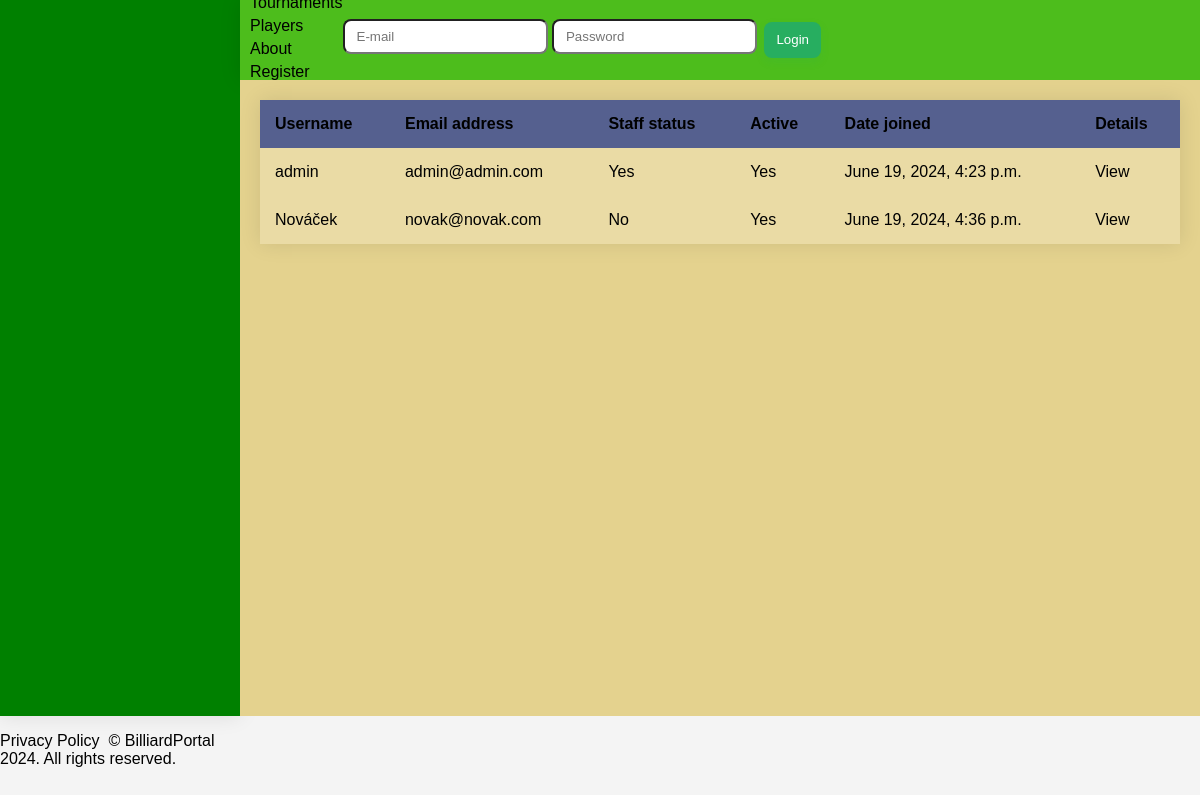
Page /player/ on the earlier database version.
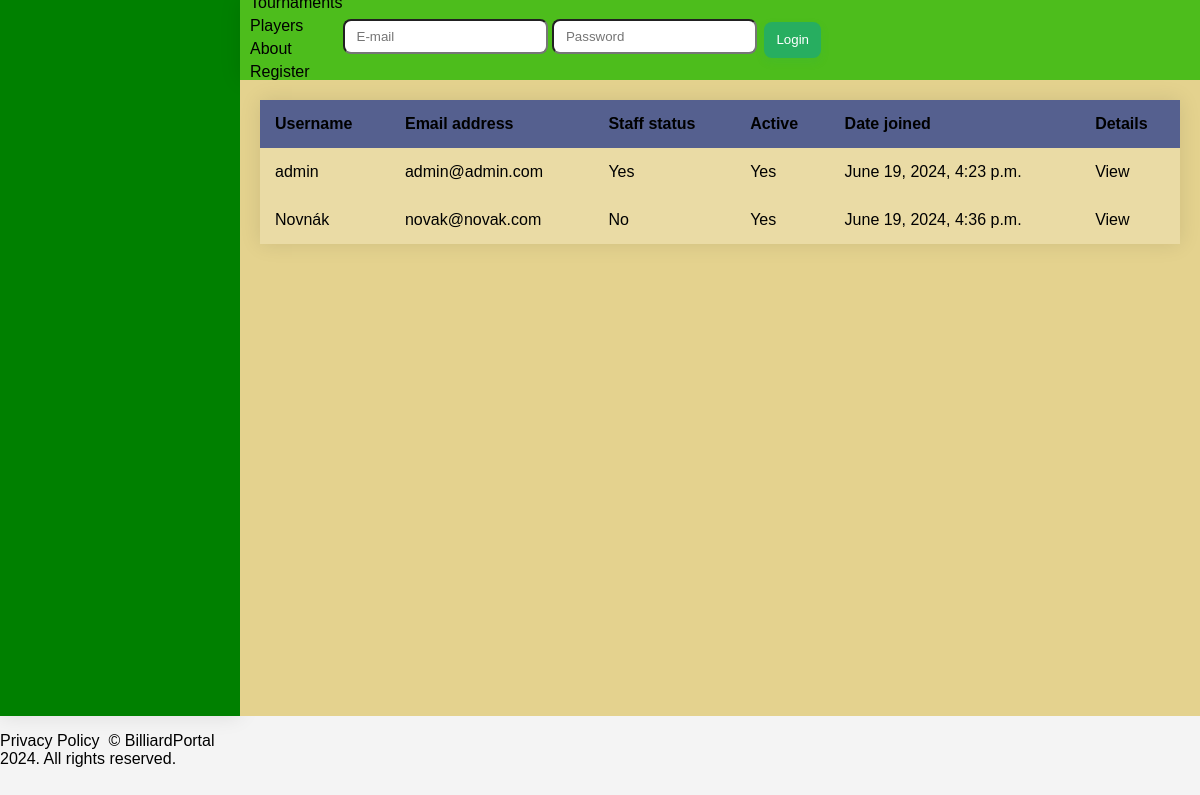
Same page on the later database version.
### core/models.py (models this page shows)
class Player(AbstractUser):
    email = models.EmailField(('email address'), unique=True)
    USERNAME_FIELD = 'email'
    REQUIRED_FIELDS = ['username']

### templates/player/player_list.html (shortened to what this page needs)
{% extends "base.html" %}
{% block main_space %}
<table>
    <thead>
        <tr>
            <th>Username</th>
            <th>Email address</th>
            <th>Staff status</th>
            <th>Active</th>
            <th>Date joined</th>
            <th>Details</th>
        </tr>
    </thead>
    <tbody>
        {% for player in object_list %}
        <tr>
            <td>{{ player.username }}</td>
            <td>{{ player.email }}</td>
            <td>{% if player.is_staff %}Yes{% else %}No{% endif %}</td>
            <td>{% if player.is_active %}Yes{% else %}No{% endif %}</td>
            <td>{{ player.date_joined }}</td>
            <td><a href="{% url 'player_detail' player.pk %}">View</a>
        </tr>
        {% endfor %}
    </tbody>
</table>
{% endblock main_space %}

Differences in the rows shown:
changed Player "novak@novak.com": username "Nováček" → "Novnák"
